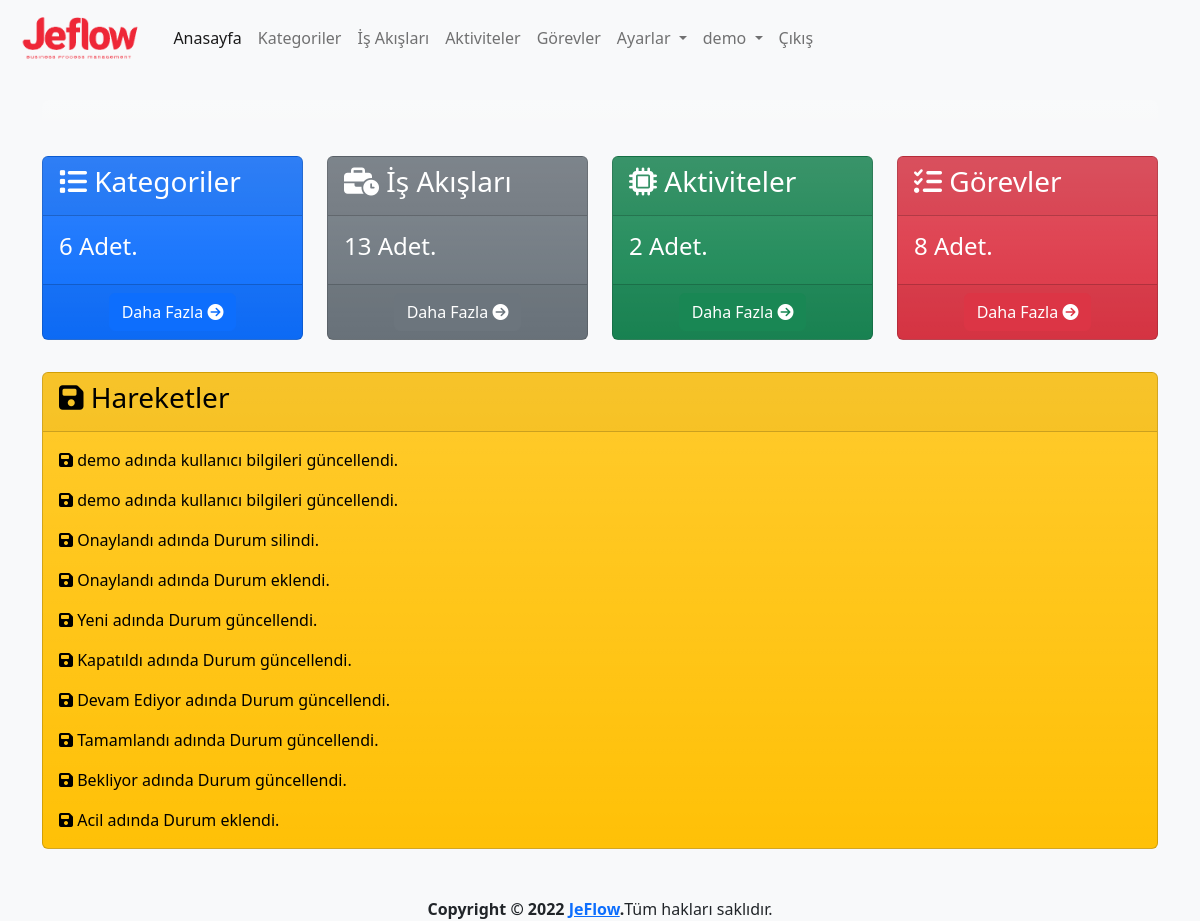
Screenshot of / (signed in) with the database file from the repository.
### log/models.py (models this page shows, shortened)
class Log(models.Model):
    logger_name = models.CharField(max_length=100,verbose_name='Loglayıcı Adı')
    level = models.PositiveSmallIntegerField(choices=LOG_LEVELS, default=logging.ERROR, db_index=True,verbose_name='Seviye')
    msg = models.TextField(verbose_name='Mesaj')
    trace = models.TextField(blank=True, null=True,verbose_name='Yığın')
    create_datetime = models.DateTimeField(auto_now_add=True, verbose_name='Oluşturulma Zamanı')
    user=models.ForeignKey(User,on_delete=models.CASCADE,verbose_name='Kullanıcı', blank=True, null=True)
    class Meta:
        ordering = ('-create_datetime',)
        verbose_name = 'Log'
        verbose_name_plural ='Loglar'

### app/views.py (the view)
# urls.py: path('', views.index, name='index'),
@login_required(login_url='/user/login/')
def index(request):
    category_count=Category.objects.count()
    process_count=Process.objects.count()
    activity_count=Activity.objects.count()
    task_count=Task.objects.count()
    user_activities=Log.objects.all().filter(user=request.user)[:10]
    context={
        'category_count':category_count,
        'process_count':process_count,
        'activity_count':activity_count,
        'task_count':task_count,
        'user_activities':user_activities
    }
    return render(request, 'app/index.html',context)

### templates/app/index.html
{% extends 'layout.html' %}
{% load humanize %}
{% block content %}
<div class="row mt-3">
    <div class="col-md-3 mb-3">
        <div id="collapseExample" class="card text-bg-primary bg-gradient" style="max-width: 18rem;">
            <div class="card-header">
                <h3 class="card-title">
                    <i class="fa-solid fa-list"></i>
                    Kategoriler
                </h3>
            </div>
            <div class="card-body">
                <h4 class="card-title">{{ category_count }} Adet.</h5>
            </div>
            <div class="card-footer text-center">
                <a class="btn btn-primary" href="{% url 'category' %}">
                    Daha Fazla
                    <i class="fa-solid fa-circle-arrow-right"></i>
                </a>
            </div>
        </div>
    </div>
    <div class="col-md-3 mb-3">
        <div class="card text-bg-secondary bg-gradient" style="max-width: 18rem;">
            <div class="card-header">
                <h3 class="card-title">
                    <i class="fa-solid fa-business-time"></i>
                    İş Akışları
                </h3>
            </div>
            <div class="card-body">
                <h4 class="card-title">{{ process_count }} Adet.</h5>
            </div>
            <div class="card-footer text-center">
                <a class="btn btn-secondary" href="{% url 'process' %}">
                    Daha Fazla
                    <i class="fa-solid fa-circle-arrow-right"></i>
                </a>
            </div>
        </div>
    </div>
    <div class="col-md-3 mb-3">
        <div class="card text-bg-success bg-gradient" style="max-width: 18rem;">
            <div class="card-header">
                <h3 class="card-title">
                    <i class="fa-solid fa-microchip"></i>
                    Aktiviteler
                </h3>
            </div>
            <div class="card-body">
                <h4 class="card-title">{{ activity_count }} Adet.</h5>
            </div>
            <div class="card-footer text-center">
                <a class="btn btn-success" href="{% url 'activity' %}">
                    Daha Fazla
                    <i class="fa-solid fa-circle-arrow-right"></i>
                </a>
            </div>
        </div>
    </div>
    <div class="col-md-3 mb-3">
        <div class="card text-bg-danger bg-gradient" style="max-width: 18rem;">
            <div class="card-header">
                <h3 class="card-title">
                    <i class="fa-solid fa-list-check"></i>
                    Görevler
                </h3>
            </div>
            <div class="card-body">
                <h4 class="card-title">{{ task_count }} Adet.</h5>
            </div>
            <div class="card-footer text-center">
                <a class="btn btn-danger" href="{% url 'task' %}">
                    Daha Fazla
                    <i class="fa-solid fa-circle-arrow-right"></i>
                </a>
            </div>
        </div>
    </div>
</div>
<div class="row mt-3">
    <div class="col-md-12">
        <div class="card text-bg-warning bg-gradient">
            <div class="card-header">
                <h3 class="card-title">
                    <i class="fa-solid fa-floppy-disk"></i>
                    Hareketler
                </h3>
            </div>
            <div class="card-body">
                {% for user_activity in user_activities %}
                <p class="card-text"><i class="fa-solid fa-floppy-disk"></i> {{ user_activity.msg }}</p>
                {% endfor %}
            </div>
        </div>
    </div>
</div>
{% endblock %}

### templates/layout.html (shortened to what this page needs)
{% load static %}
<!doctype html>
<html lang="tr">
<head>
  <link href="https://cdn.jsdelivr.net/npm/bootstrap@5.2.2/dist/css/bootstrap.min.css" rel="stylesheet"
>
  <link rel="stylesheet" href="{% static 'css/jeflow.css' %}">
  <link href="https://cdn.jsdelivr.net/npm/select2@4.1.0-rc.0/dist/css/select2.min.css" rel="stylesheet" />
  <link rel="stylesheet" type="text/css" href="https://cdn.datatables.net/1.12.1/css/dataTables.bootstrap5.min.css">
  <link rel="stylesheet" type="text/css"
    href="https://cdn.datatables.net/responsive/2.3.0/css/responsive.dataTables.min.css">
  <link rel="stylesheet" type="text/css" href="https://cdn.datatables.net/buttons/2.2.3/css/buttons.bootstrap5.min.css">
</head>
<body class="bg-light">
  <header>
    <nav class="navbar navbar-expand-lg navbar-light">
      <div class="container-fluid">
        <a class="navbar-brand" href="{% url 'index' %}">
          <img class="logo" src="{% static 'img/logo-text.png' %}" alt="JeFlow">
        </a>
        <div class="collapse navbar-collapse" id="navbarNavDropdown">
          <ul class="navbar-nav">
            <li class="nav-item">
              <a class="nav-link active" aria-current="page" href="{% url 'index' %}">Anasayfa</a>
            </li>
            {% if user.is_authenticated %}
            <li class="nav-item">
              <a class="nav-link" href="{% url 'category' %}">Kategoriler</a>
            </li>
            <li class="nav-item">
              <a class="nav-link" href="{% url 'process' %}">İş Akışları</a>
            </li>
            <li class="nav-item">
              <a class="nav-link" href="{% url 'activity' %}">Aktiviteler</a>
            </li>
            <li class="nav-item">
              <a class="nav-link" href="{% url 'task' %}">Görevler</a>
            </li>
            <li class="nav-item dropdown">
              <a class="nav-link dropdown-toggle" href="{% url 'settings' %}" role="button" data-bs-toggle="dropdown"
                aria-expanded="false">
                Ayarlar
              </a>
            </li>
            <li class="nav-item dropdown">
              <a class="nav-link dropdown-toggle" href="{% url 'profile' %}" role="button" data-bs-toggle="dropdown"
                aria-expanded="false">
                {{ user }}
              </a>
            </li>
            <li class="nav-item">
              <a class="nav-link" href="javascript:{document.getElementById('logout').submit()}">Çıkış</a>
            </li>
            {% else %}
            <li class="nav-item">
              <a class="nav-link" href="{% url 'register' %}">Kayıt Ol</a>
            </li>
            {% endif %}
          </ul>
        </div>
      </div>
    </nav>
  </header>
  <main>
    <div class="container mt-4">
      <div class="row mb-3">
        <div class="col-md-12">
          <div class="card border-0 text-center text-bg-light bg-gradient">
            <div class="card-body">
            </div>
          </div>
        </div>
      </div>
      {% block content %}
      {% endblock %}
    </div>
  </main>
  <footer class="mt-5">
    <div class="d-flex justify-content-center">
      <strong>Copyright &copy; 2022 <a href="http://jeflow.herokuapp.com">JeFlow</a>.</strong>
      Tüm hakları saklıdır.
    </div>
  </footer>
</body>
</html>

### static/css/jeflow.css (style rules this page uses)
img.logo { height: 50px; }

### rows the page displays
Log: msg "demo adında kullanıcı bilgileri güncellendi."
Log: msg "demo adında kullanıcı bilgileri güncellendi."
Log: msg "Onaylandı adında Durum silindi."
Log: msg "Onaylandı adında Durum eklendi."
Log: msg "Yeni adında Durum güncellendi."
Log: msg "Kapatıldı adında Durum güncellendi."
Log: msg "Devam Ediyor adında Durum güncellendi."
Log: msg "Tamamlandı adında Durum güncellendi."
Log: msg "Bekliyor adında Durum güncellendi."
Log: msg "Acil adında Durum eklendi."

### other values shown
{{ user }} "demo"
{{ category_count }} "6"
{{ process_count }} "13"
{{ activity_count }} "2"
{{ task_count }} "8"
